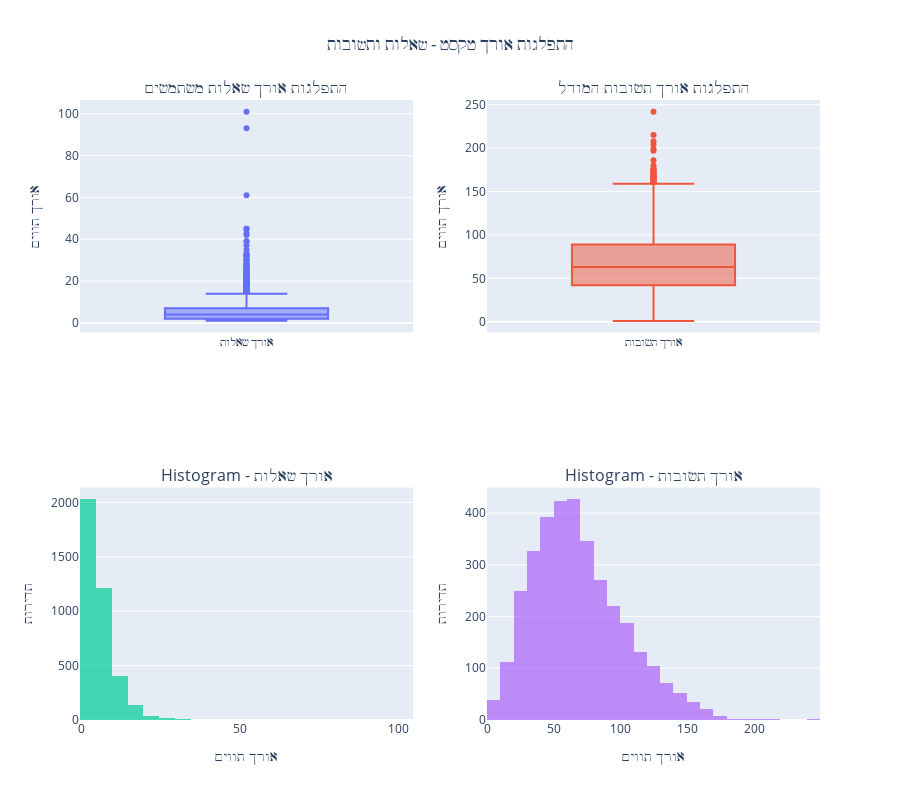

Notebook cell for this chart:
### Markdown cell above
# Dashboard

### Code cell
# Calculate text lengths
df['question_length'] = df[df['campaign_name'] == 'open question']['campaign_details'].str.split().str.len()
df['answer_length'] = df[df['campaign_name'] == 'response answer']['campaign_details'].str.split().str.len()

# Create separate dataframes for questions and answers
questions_df = df[df['campaign_name'] == 'open question'].copy()
answers_df = df[df['campaign_name'] == 'response answer'].copy()

# Create subplots
fig = make_subplots(
    rows=2, cols=2,
    subplot_titles=('התפלגות אורך שאלות משתמשים', 'התפלגות אורך תשובות המודל',
                   'Histogram - אורך שאלות', 'Histogram - אורך תשובות'),
    specs=[[{"secondary_y": False}, {"secondary_y": False}],
           [{"secondary_y": False}, {"secondary_y": False}]]
)

# Box plot for questions
fig.add_trace(
    go.Box(y=questions_df['question_length'].dropna(), 
           name='אורך שאלות',
           boxpoints='outliers'),
    row=1, col=1
)

# Box plot for answers  
fig.add_trace(
    go.Box(y=answers_df['answer_length'].dropna(),
           name='אורך תשובות',
           boxpoints='outliers'),
    row=1, col=2
)

# Histogram for questions
fig.add_trace(
    go.Histogram(x=questions_df['question_length'].dropna(),
                name='שאלות',
                nbinsx=30,
                opacity=0.7),
    row=2, col=1
)

# Histogram for answers
fig.add_trace(
    go.Histogram(x=answers_df['answer_length'].dropna(),
                name='תשובות', 
                nbinsx=30,
                opacity=0.7),
    row=2, col=2
)

# Update layout
fig.update_layout(
    height=800,
    title_text="התפלגות אורך טקסט - שאלות ותשובות",
    title_x=0.5,
    showlegend=False
)

# Update axes labels
fig.update_xaxes(title_text="אורך תווים", row=2, col=1)
fig.update_xaxes(title_text="אורך תווים", row=2, col=2)
fig.update_yaxes(title_text="אורך תווים", row=1, col=1)
fig.update_yaxes(title_text="אורך תווים", row=1, col=2)
fig.update_yaxes(title_text="תדירות", row=2, col=1)
fig.update_yaxes(title_text="תדירות", row=2, col=2)

fig.show()

### Figure 1 — Plotly figure (JSON) as saved in the notebook; plotly's stock layout.template omitted (floating-point values rounded to 4 significant figures; data arrays with more than 128 entries replaced by an {"elided": "..."} marker saying what was removed)
{"data": [{"boxpoints": "outliers", "name": "אורך שאלות", "type": "box", "xaxis": "x", "y": {"elided": "3854 float values"}, "yaxis": "y"}, {"boxpoints": "outliers", "name": "אורך תשובות", "type": "box", "xaxis": "x2", "y": {"elided": "3427 float values"}, "yaxis": "y2"}, {"name": "שאלות", "nbinsx": 30, "opacity": 0.7, "type": "histogram", "x": {"elided": "3854 float values"}, "xaxis": "x3", "yaxis": "y3"}, {"name": "תשובות", "nbinsx": 30, "opacity": 0.7, "type": "histogram", "x": {"elided": "3427 float values"}, "xaxis": "x4", "yaxis": "y4"}], "layout": {"annotations": [{"font": {"size": 16}, "showarrow": false, "text": "התפלגות אורך שאלות משתמשים", "x": 0.225, "xanchor": "center", "xref": "paper", "y": 1, "yanchor": "bottom", "yref": "paper"}, {"font": {"size": 16}, "showarrow": false, "text": "התפלגות אורך תשובות המודל", "x": 0.775, "xanchor": "center", "xref": "paper", "y": 1, "yanchor": "bottom", "yref": "paper"}, {"font": {"size": 16}, "showarrow": false, "text": "Histogram - אורך שאלות", "x": 0.225, "xanchor": "center", "xref": "paper", "y": 0.375, "yanchor": "bottom", "yref": "paper"}, {"font": {"size": 16}, "showarrow": false, "text": "Histogram - אורך תשובות", "x": 0.775, "xanchor": "center", "xref": "paper", "y": 0.375, "yanchor": "bottom", "yref": "paper"}], "height": 800, "showlegend": false, "title": {"text": "התפלגות אורך טקסט - שאלות ותשובות", "x": 0.5}, "xaxis": {"anchor": "y", "domain": [0, 0.45]}, "xaxis2": {"anchor": "y2", "domain": [0.55, 1]}, "xaxis3": {"anchor": "y3", "domain": [0, 0.45], "title": {"text": "אורך תווים"}}, "xaxis4": {"anchor": "y4", "domain": [0.55, 1], "title": {"text": "אורך תווים"}}, "yaxis": {"anchor": "x", "domain": [0.625, 1], "title": {"text": "אורך תווים"}}, "yaxis2": {"anchor": "x2", "domain": [0.625, 1], "title": {"text": "אורך תווים"}}, "yaxis3": {"anchor": "x3", "domain": [0, 0.375], "title": {"text": "תדירות"}}, "yaxis4": {"anchor": "x4", "domain": [0, 0.375], "title": {"text": "תדירות"}}}}
